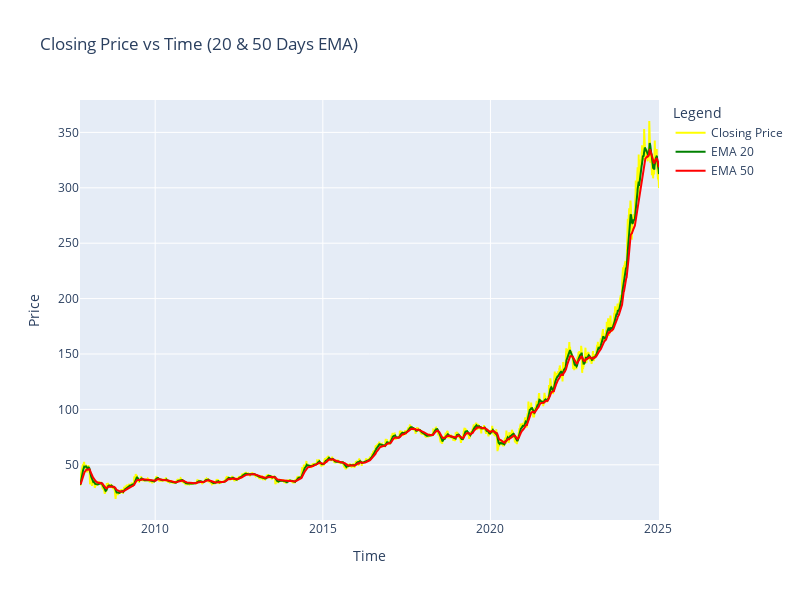

The notebook cell saved with this chart:
### Code cell
import plotly.graph_objs as go

# Create a Plotly figure
fig1 = go.Figure()
    # Exponential Moving Averages
ema20 =   df.Close.ewm(span=20, adjust=False).mean()
ema50  =  df.Close.ewm(span=50, adjust=False).mean()  
ema100 =  df.Close.ewm(span=100, adjust=False).mean()  
ema200 =   df.Close.ewm(span=200, adjust=False).mean() 

fig1.add_trace(go.Scatter(x=df.index, y=df['Close']  , mode='lines', name='Closing Price', line=dict(color='yellow', width=2)))
fig1.add_trace(go.Scatter(x=df.index, y=ema20, mode='lines', name='EMA 20', line=dict(color='green', width=2)))
fig1.add_trace(go.Scatter(x=df.index, y=ema50, mode='lines', name='EMA 50', line=dict(color='red', width=2)))

# Update Layout with title, axis labels, and size
fig1.update_layout(
    title="Closing Price vs Time (20 & 50 Days EMA)",
    xaxis_title="Time",
    yaxis_title="Price",
    legend_title="Legend",
    width=800, 
    height=600, 
)

fig.write_html("./static/ema_20_50_chart.html")

# Save the figure as a PNG image (requires Kaleido package)
# fig1.write_image(f"static/{stock}_ema_20_50.png")

# Display the plot interactively (optional)
fig1.show()

### Figure 1 — Plotly figure (JSON) as saved in the notebook; plotly's stock layout.template omitted (floating-point values rounded to 4 significant figures; data arrays with more than 128 entries replaced by an {"elided": "..."} marker saying what was removed)
{"data": [{"line": {"color": "yellow", "width": 2}, "mode": "lines", "name": "Closing Price", "type": "scatter", "x": {"elided": "4256 str values"}, "y": {"elided": "4256 float values"}}, {"line": {"color": "green", "width": 2}, "mode": "lines", "name": "EMA 20", "type": "scatter", "x": {"elided": "4256 str values"}, "y": {"elided": "4256 float values"}}, {"line": {"color": "red", "width": 2}, "mode": "lines", "name": "EMA 50", "type": "scatter", "x": {"elided": "4256 str values"}, "y": {"elided": "4256 float values"}}], "layout": {"height": 600, "legend": {"title": {"text": "Legend"}}, "title": {"text": "Closing Price vs Time (20 & 50 Days EMA)"}, "width": 800, "xaxis": {"title": {"text": "Time"}}, "yaxis": {"title": {"text": "Price"}}}}
